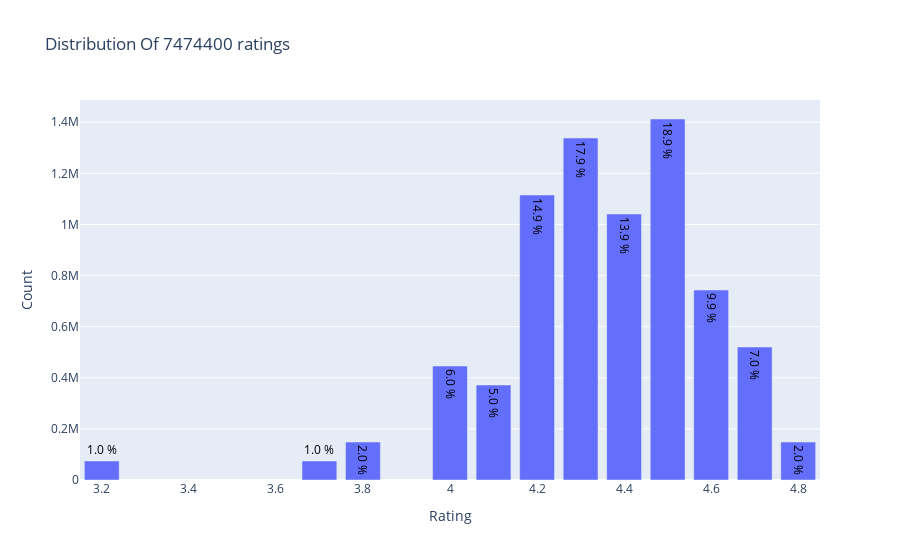

Write notebook code for a chart like this one.
### Code cell
from plotly.offline import init_notebook_mode, plot, iplot
import plotly.graph_objs as go
init_notebook_mode(connected=True)

data = finalnew['vendor_rating'].value_counts().sort_index(ascending=False)
trace = go.Bar(x = data.index,
               text = ['{:.1f} %'.format(val) for val in (data.values / finalnew.shape[0] * 100)],
               textposition = 'auto',
               textfont = dict(color = '#000000'),
               y = data.values,
               )
# Create layout
layout = dict(title = 'Distribution Of {} ratings'.format(finalnew.shape[0]),
              xaxis = dict(title = 'Rating'),
              yaxis = dict(title = 'Count'))
# Create plot
fig = go.Figure(data=[trace], layout=layout)
fig.show()

### Figure 1 — Plotly figure (JSON) as saved in the notebook; plotly's stock layout.template omitted (floating-point values rounded to 4 significant figures)
{"data": [{"text": ["2.0 %", "7.0 %", "9.9 %", "18.9 %", "13.9 %", "17.9 %", "14.9 %", "5.0 %", "6.0 %", "2.0 %", "1.0 %", "1.0 %"], "textfont": {"color": "#000000"}, "textposition": "auto", "type": "bar", "x": [4.8, 4.7, 4.6, 4.5, 4.4, 4.3, 4.2, 4.1, 4, 3.8, 3.7, 3.2], "y": [148682, 520387, 743410, 1412479, 1040774, 1338138, 1115115, 371705, 446046, 148682, 74341, 74341]}], "layout": {"title": {"text": "Distribution Of 7474400 ratings"}, "xaxis": {"title": {"text": "Rating"}}, "yaxis": {"title": {"text": "Count"}}}}
